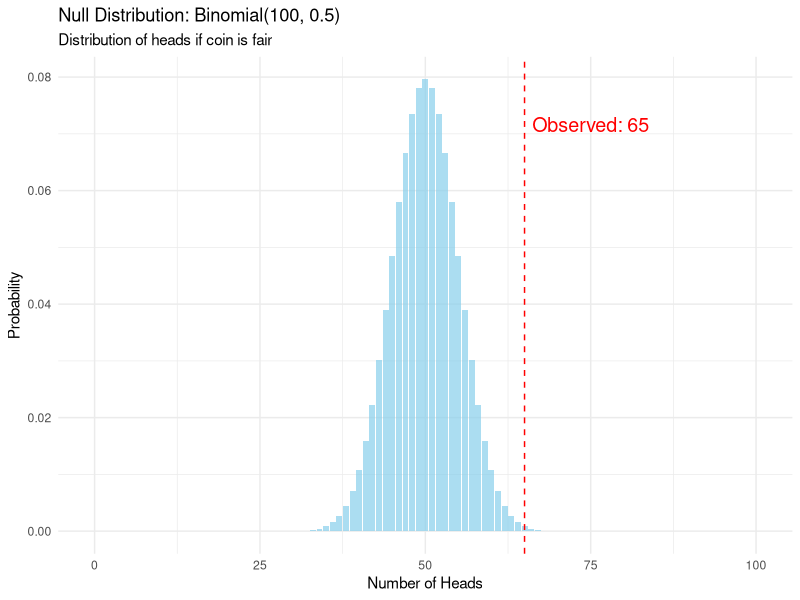
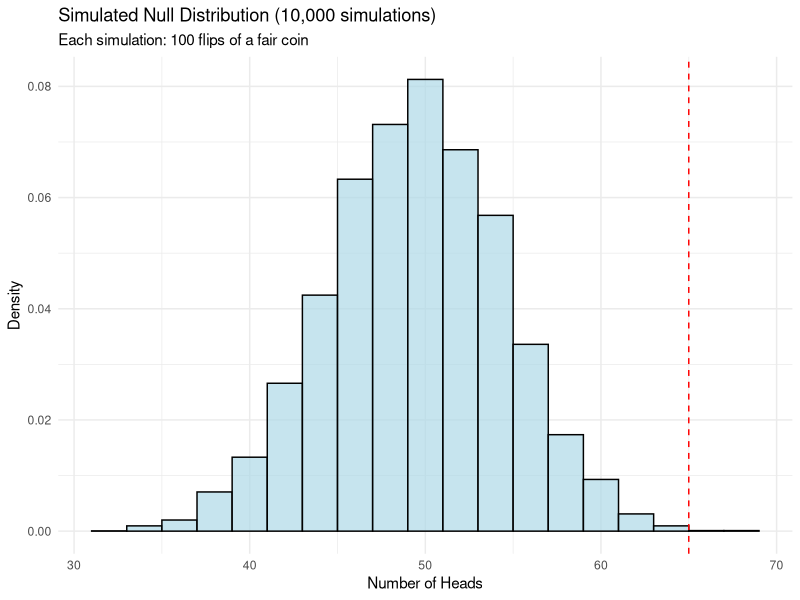
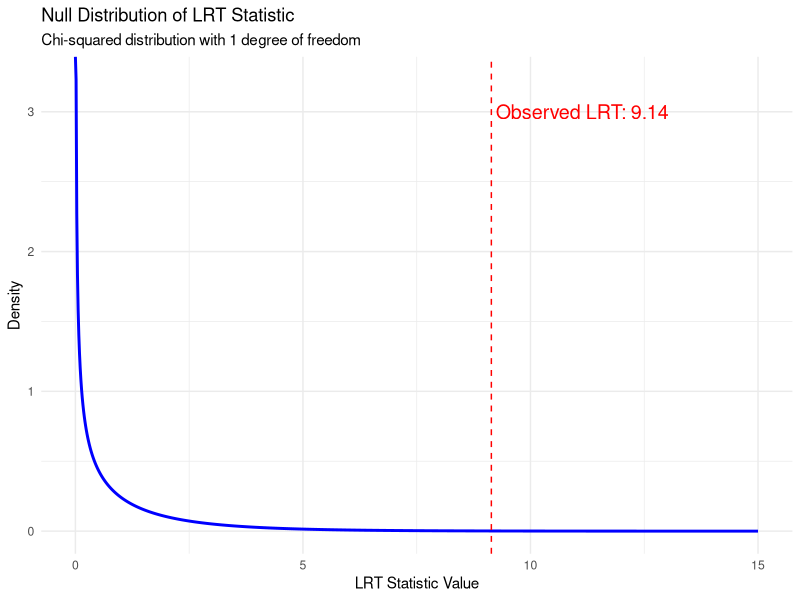

Recreate these plots in R, in order.
## ---- chunk 1
suppressPackageStartupMessages({
  library(tidyverse)
})
knitr::opts_chunk$set(echo = TRUE)
## ---- chunk 2
n_flips <- 100
observed_heads <- 65
observed_proportion <- observed_heads / n_flips
## ---- chunk 3
test_statistic <- observed_heads
test_statistic
## ---- chunk 4
possible_heads <- 0:100
null_probabilities <- dbinom(possible_heads, size = n_flips, prob = 0.5)

null_dist_df <- data.frame(
  heads = possible_heads,
  probability = null_probabilities
)

ggplot(null_dist_df, aes(x = heads, y = probability)) +
  geom_col(fill = "skyblue", alpha = 0.7) +
  geom_vline(xintercept = observed_heads, color = "red", lty = 2) +
  annotate(
    "text",
    x = observed_heads + 10,
    y = max(null_probabilities) * 0.9,
    label = paste("Observed:", observed_heads),
    color = "red",
    size = 5
  ) +
  labs(
    title = "Null Distribution: Binomial(100, 0.5)",
    subtitle = "Distribution of heads if coin is fair",
    x = "Number of Heads",
    y = "Probability"
  ) +
  theme_minimal()
## ---- chunk 5
p_value <- 2 * pbinom(
  observed_heads - 1,
  size = n_flips, 
  prob = 0.5,
  lower.tail = FALSE
)

p_value
## ---- chunk 6
set.seed(1984)
n_simulations <- 10000
simulated_heads <- rbinom(n_simulations, size = n_flips, prob = 0.5)

ggplot(data.frame(heads = simulated_heads), aes(x = heads)) +
  geom_histogram(
    aes(y = after_stat(density)),
    bins = 20, 
    fill = "lightblue",
    alpha = 0.7,
    color = "black"
  ) +
  geom_vline(
    xintercept = observed_heads,
    color = "red",
    lty = 2
  ) +
  labs(
    title = "Simulated Null Distribution (10,000 simulations)",
    subtitle = "Each simulation: 100 flips of a fair coin",
    x = "Number of Heads",
    y = "Density"
  ) +
  theme_minimal()

empirical_p_value <- mean(abs(simulated_heads - 50) >= abs(observed_heads - 50))
round(empirical_p_value, 4)
## ---- chunk 7
p_null <- 0.5
likelihood_null <- dbinom(observed_heads, size = n_flips, prob = p_null)
likelihood_null

# Maximum likelihood estimate
p_alternative <- observed_heads / n_flips
likelihood_alternative <- dbinom(observed_heads, size = n_flips, prob = p_alternative)
likelihood_alternative

my_ratio <- round(likelihood_alternative / likelihood_null, 2)
my_ratio
## ---- chunk 8
log_lik_null <- dbinom(observed_heads, size = n_flips, prob = p_null, log = TRUE)
log_lik_null

log_lik_alternative <- dbinom(observed_heads, size = n_flips, prob = p_alternative, log = TRUE)
log_lik_alternative
## ---- chunk 9
lrt_statistic <- -2 * (log_lik_null - log_lik_alternative)
lrt_statistic
## ---- chunk 10
# Degrees of freedom
df <- 1

# P-value from chi-squared distribution
lrt_p_value <- pchisq(lrt_statistic, df = df, lower.tail = FALSE)

chi_sq_values <- seq(0, 15, length.out = 1000)
chi_sq_density <- dchisq(chi_sq_values, df = df)

ggplot(data.frame(x = chi_sq_values, y = chi_sq_density), aes(x, y)) +
  geom_line(linewidth = 1, color = "blue") +
  geom_area(
    data = subset(
      data.frame(
        x = chi_sq_values,
        y = chi_sq_density
      ), 
      x >= lrt_statistic
    ),
    aes(x, y),
    fill = "red",
    alpha = 0.3
  ) +
  geom_vline(xintercept = lrt_statistic, color = "red", lty = 2) +
  annotate(
    "text",
    x = lrt_statistic + 2,
    y = 3,
    label = paste("Observed LRT:", round(lrt_statistic, 2)), 
    color = "red", size = 5) +
  labs(
    title = "Null Distribution of LRT Statistic",
    subtitle = "Chi-squared distribution with 1 degree of freedom",
    x = "LRT Statistic Value",
    y = "Density"
  ) +
  theme_minimal()
## ---- chunk 11
# Standard proportion test
prop_test <- prop.test(observed_heads, n_flips, p = 0.5, correct = FALSE)

cat("=== Comparison of Methods ===\n\n")
cat("Exact binomial test p-value:", round(p_value, 4), "\n")
cat("Simulated p-value:", round(empirical_p_value, 4), "\n")
cat("LRT p-value:", round(lrt_p_value, 4), "\n")
cat("prop.test p-value:", round(prop_test$p.value, 4), "\n")
